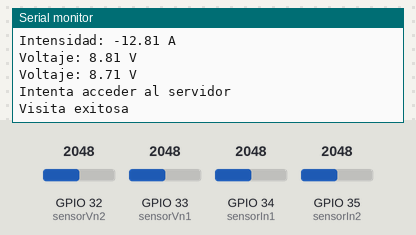
Bench run of a sketch on a simulated ESP32. Shown: the last lines printed to the serial monitor. The inputs (shaded band) are chosen by the test bench; at power-on: GPIO 32 (sensorVn2) = 2048, GPIO 34 (sensorIn1) = 2048, GPIO 33 (sensorVn1) = 2048, GPIO 35 (sensorIn2) = 2048. WiFi joins after 1.5 s; servers stay silent unless stated; random numbers use the default seed unless the sketch sets one.

Above: at 2.7 s.
2.8 s: GPIO 32 (sensorVn2) set to 2866
At 4.6 s:
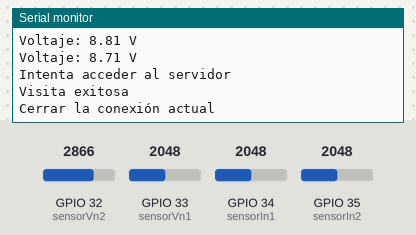
5.1 s: GPIO 34 (sensorIn1) set to 2866
At 5.26 s:
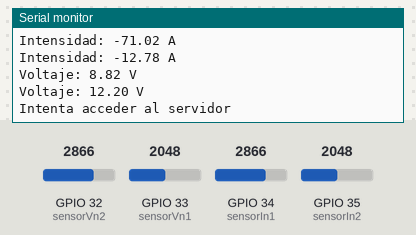
6.6 s: GPIO 33 (sensorVn1) set to 2866
At 8.02 s:
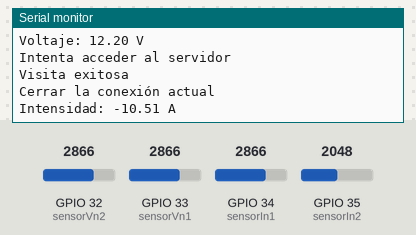
8.1 s: GPIO 32 (sensorVn2) set to 3972
At 8.14 s:
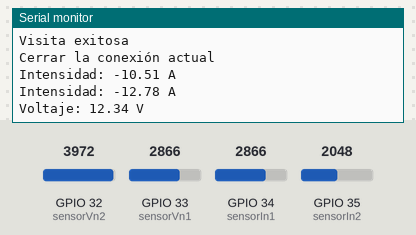
9.6 s: GPIO 35 (sensorIn2) set to 2866
At 10.8 s:
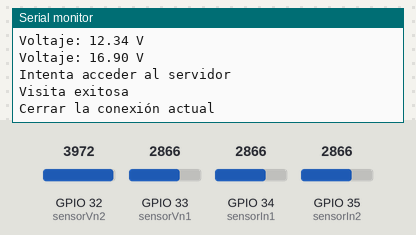
11.1 s: GPIO 33 (sensorVn1) set to 3972
At 12.8 s:
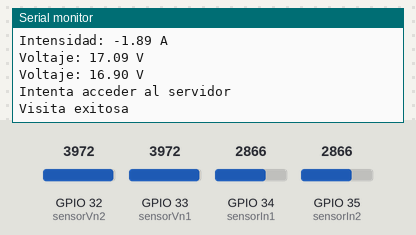
Timing chart, 0 to 13.6 s (numbered marks = the images above; inputs shaded):
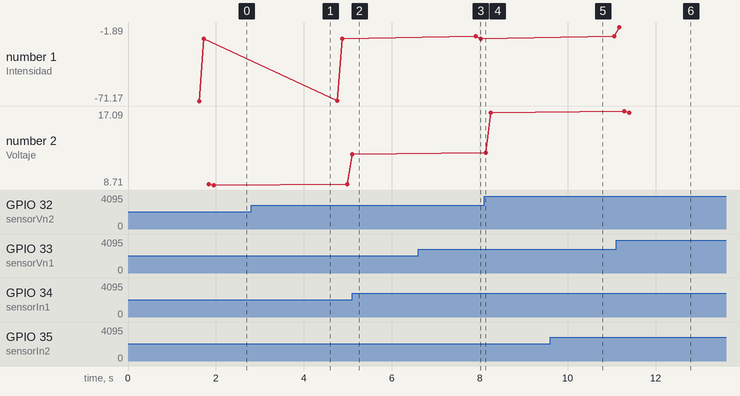

The sketch:

Monitoreo.ino
```cpp
#include <WiFi.h>

const char *ssid = "WirelessDS";
const char *password = "052927799@ha06";
String trama = "";
String cabecera = "0";
long V_panel;
long I_panel;
long V_bateria;
long I_bateria;

int Zero1 = 3010;
int Zero2 = 3010;
long Sensor1 = 0;
long Sensor2 = 0;
long Sensor3 = 0;
long Sensor4 = 0;

const int sensorIn1 = 34;      // pin where the OUT pin from sensor is connected on Arduino
const int sensorIn2 = 35;      // pin where the OUT pin from sensor is connected on Arduino
const int sensorVn1 = 33;
const int sensorVn2 = 32;


const IPAddress serverIP(192,168,0,140); // La dirección que desea visitar
uint16_t serverPort = 4444;         // Número de puerto del servidor

WiFiClient client; // Declarar un objeto cliente para conectarse al servidor

void setup()
{
    Serial.begin(115200);
    Serial.println();

    WiFi.mode(WIFI_STA);
    WiFi.setSleep(false); // Desactiva la suspensión de wifi en modo STA para mejorar la velocidad de respuesta
    WiFi.begin(ssid, password);
    while (WiFi.status() != WL_CONNECTED)
    {
        delay(500);
        Serial.print(".");
    }
    Serial.println("Connected");
    Serial.print("IP Address:");
    Serial.println(WiFi.localIP());
}

void loop()
{
    //Lectura sensores
      /////////////////////// LECTURA DE SENSOR DE CORRIENTE 1 /////////////////////////
    for(int i = 0; i < 1000; i++){
    Sensor1 += analogRead(sensorIn1);
    }
    Sensor1 /= 1000; // promedio.
    float Intensidad1 = (5*(float)(Sensor1-Zero1)/1024.0)*1000/66; // la condición es
    // que el valor de Zero sea el que lee el sensor.
    Serial.print("Intensidad: ");
    Serial.print(Intensidad1);
    Serial.println(" A");

    /////////////////////// LECTURA DE SENSOR DE CORRIENTE 2 /////////////////////////
    for(int i = 0; i < 1000; i++){
    Sensor2 += analogRead(sensorIn2);
    }
    Sensor2 /= 1000; // promedio
    float Intensidad2 = (0.9*(float)(Sensor2-Zero2)/1024.0)*1000/66; // la condición es
    // que el valor de Zero sea el que lee el sensor.
    Serial.print("Intensidad: ");
    Serial.print(Intensidad2);
    Serial.println(" A");

    /////////////////////// LECTURA DE SENSOR DE VOLTAJE 1 /////////////////////////
    for(int i = 0; i < 1000; i++){
    Sensor3 += analogRead(sensorVn1);
    }
    Sensor3 /= 1000; // promedio
    float voltaje1 =  (float)4.4*Sensor3/1023;
    Serial.print("Voltaje: ");
    Serial.print(voltaje1);
    Serial.println(" V");

    /////////////////////// LECTURA DE SENSOR DE VOLTAJE 2 /////////////////////////
    for(int i = 0; i < 1000; i++){
    Sensor4 += analogRead(sensorVn2);
    }
    Sensor4 /= 1000; // promedio
    float voltaje2 =  (float)4.35*Sensor4/1023;
    Serial.print("Voltaje: ");
    Serial.print(voltaje2);
    Serial.println(" V");

    Serial.println("Intenta acceder al servidor");
    if (client.connect(serverIP, serverPort)) // Intenta acceder a la dirección de destino
    {
        Serial.println("Visita exitosa");
        V_panel = random(1,14);
        I_panel = random(0,5);
        V_bateria = random(1,14);
        I_bateria = random(0,5);
        String SV_panel = (String) voltaje1;//voltaje1;  V_panel
        String SI_panel = (String) Intensidad1;//Intensidad1;   I_panel
        String SV_bateria = (String) voltaje2;//voltaje2; V_bateria;
        String SI_bateria = (String) Intensidad2;//Intensidad2; I_bateria

        // TRAMA = |Voltaje panel|Corriente panel|Voltaje bateria|Corriente bateria|
        //trama = cabecera+","+SV_panel+","+SI_panel+","+SV_bateria+","+SI_bateria;
        trama = cabecera+","+SV_panel+","+SI_panel+","+SV_bateria+","+SI_bateria;
        client.print(trama);                    // Enviar datos al servidor
        while (client.connected() || client.available()) // Si está conectado o se han recibido datos no leídos
        {
            if (client.available()) // Si hay datos para leer
            {
                String line = client.readStringUntil('\n'); // Leer datos a nueva línea
                Serial.print("Leer datos:");
                Serial.println(line);
                client.write(line.c_str()); // Devuelve los datos recibidos
            }
        }
        Serial.println("Cerrar la conexión actual");
        client.stop(); // Cerrar el cliente
    }
    else
    {
        Serial.println("Acceso fallido");
        client.stop(); // Cerrar el cliente
    }
    delay(1000);
}
```

Measured:
- after the input at 11.1 s, the serial monitor: prints a new line after 0.19 s (image 6)
- plotted number 2: 12.2 → 16.9 after the input at 8.1 s
